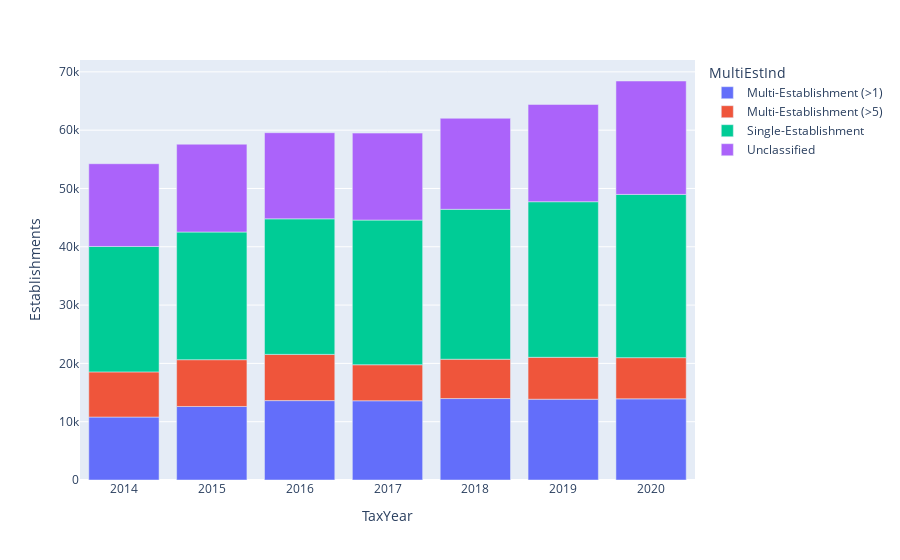

The code cell stored with this chart in its notebook:
### Code cell
# px.line(,x='TaxYear',y='Establishments')
px.bar(pd.read_csv('cptData/Municipal_Establishments_MultiEstablishment.csv'),x='TaxYear',y='Establishments',color='MultiEstInd')
# pd.read_csv('cptData/Municipal_Establishments_MultiEstablishment.csv')

### Figure 1 — Plotly figure (JSON) as saved in the notebook; plotly's stock layout.template omitted (floating-point values rounded to 4 significant figures)
{"data": [{"alignmentgroup": "True", "hovertemplate": "MultiEstInd=Multi-Establishment (>1)<br>TaxYear=%{x}<br>Establishments=%{y}<extra></extra>", "legendgroup": "Multi-Establishment (>1)", "marker": {"color": "#636efa", "pattern": {"shape": ""}}, "name": "Multi-Establishment (>1)", "offsetgroup": "Multi-Establishment (>1)", "orientation": "v", "showlegend": true, "textposition": "auto", "type": "bar", "x": [2014, 2015, 2016, 2017, 2018, 2019, 2020], "xaxis": "x", "y": [10790.0, 12610.0, 13620.0, 13590.0, 13970.0, 13860.0, 13920.0], "yaxis": "y"}, {"alignmentgroup": "True", "hovertemplate": "MultiEstInd=Multi-Establishment (>5)<br>TaxYear=%{x}<br>Establishments=%{y}<extra></extra>", "legendgroup": "Multi-Establishment (>5)", "marker": {"color": "#EF553B", "pattern": {"shape": ""}}, "name": "Multi-Establishment (>5)", "offsetgroup": "Multi-Establishment (>5)", "orientation": "v", "showlegend": true, "textposition": "auto", "type": "bar", "x": [2014, 2015, 2016, 2017, 2018, 2019, 2020], "xaxis": "x", "y": [7750.0, 8023.0, 7929.0, 6181.0, 6746.0, 7186.0, 7059.0], "yaxis": "y"}, {"alignmentgroup": "True", "hovertemplate": "MultiEstInd=Single-Establishment<br>TaxYear=%{x}<br>Establishments=%{y}<extra></extra>", "legendgroup": "Single-Establishment", "marker": {"color": "#00cc96", "pattern": {"shape": ""}}, "name": "Single-Establishment", "offsetgroup": "Single-Establishment", "orientation": "v", "showlegend": true, "textposition": "auto", "type": "bar", "x": [2014, 2015, 2016, 2017, 2018, 2019, 2020], "xaxis": "x", "y": [21510.0, 21900.0, 23250.0, 24810.0, 25710.0, 26690.0, 28000.0], "yaxis": "y"}, {"alignmentgroup": "True", "hovertemplate": "MultiEstInd=Unclassified<br>TaxYear=%{x}<br>Establishments=%{y}<extra></extra>", "legendgroup": "Unclassified", "marker": {"color": "#ab63fa", "pattern": {"shape": ""}}, "name": "Unclassified", "offsetgroup": "Unclassified", "orientation": "v", "showlegend": true, "textposition": "auto", "type": "bar", "x": [2014, 2015, 2016, 2017, 2018, 2019, 2020], "xaxis": "x", "y": [14190.0, 15060.0, 14770.0, 14920.0, 15620.0, 16680.0, 19450.0], "yaxis": "y"}], "layout": {"barmode": "relative", "legend": {"title": {"text": "MultiEstInd"}, "tracegroupgap": 0}, "margin": {"t": 60}, "xaxis": {"anchor": "y", "domain": [0, 1], "title": {"text": "TaxYear"}}, "yaxis": {"anchor": "x", "domain": [0, 1], "title": {"text": "Establishments"}}}}
